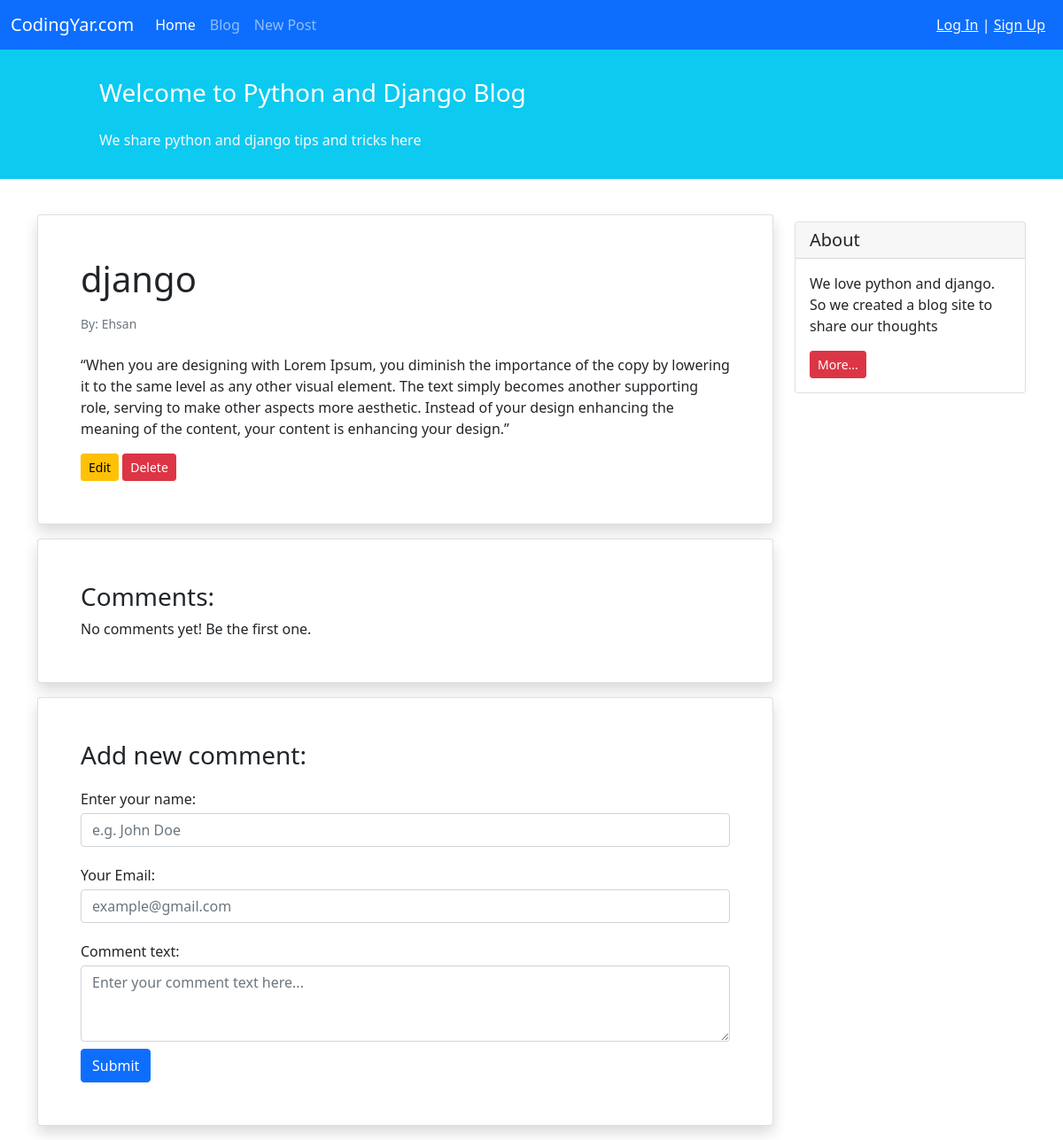
The app's page /blog/4/ with its own data.
### blog/models.py (models this page shows, shortened)
class Post(models.Model):
    STATUS_CHOICES = (
        ('pub', 'Published'),
        ('drf', 'Draft')
    )
    title = models.CharField(max_length=100)
    text = models.TextField()
    author = models.ForeignKey('auth.User', on_delete=models.CASCADE)
    datetime_created = models.DateTimeField(auto_now_add=True)
    datetime_modified = models.DateTimeField(auto_now=True)
    status = models.CharField(choices=STATUS_CHOICES, max_length=3)

### blog/views.py (the view)
# urls.py: path('<int:pk>/', views.PostDetailView.as_view(), name='post_detail'),
class PostDetailView(generic.DetailView):
    model = Post
    template_name = 'blog/post_detail.html'
    context_object_name = 'post'

### blog/templates/blog/post_detail.html (shortened to what this page needs)
{% extends '_base.html' %}
{% block content %}
    <div class="container mt-4">
        <div class="row">
            <div class="col-9">
                <div class="card shadow my-3 p-5">
                    <h1>{{ post.title}}</h1>
                    <p class="small text-muted mt-2">By:  {{ post.author}}</p>
                    <p class="mt-2">{{ post.text }}</p>
                    <div>
                        <a href="{% url 'post_update' post.id %}" class="btn btn-sm btn-warning">Edit</a>
                        <a href="{% url 'post_delete' post.id %}" class="btn btn-sm btn-danger">Delete</a>
                    </div>
                </div>
                <div class="card shadow my-3 p-5">
                    <h3>Comments:</h3>
                    No comments yet! Be the first one.
                </div>
                <div class="card shadow my-3 p-5">
                    <h3>Add new comment:</h3>
                    <form method="POST">
                        <div class="form-group py-2">
                            <label class="py-1" for="author_name">Enter your name:</label>
                            <input type="text" class="form-control" placeholder="e.g. John Doe" name="author_name">
                        </div>
                        <div class="form-group py-2">
                            <label class="py-1" for="email">Your Email:</label>
                            <input type="email" class="form-control" placeholder="example@gmail.com" name="email">
                        </div>
                        <div class="form-group py-2">
                            <label class="py-1" for="comment_text">Comment text:</label>
                            <textarea class="form-control" name="text" rows="3"
                                      placeholder="Enter your comment text here..."></textarea>
                        </div>
                        <button type="submit" class="btn btn-primary">Submit</button>
                    </form>
                </div>
            </div>
            <div class="col-3">
                <div class="card my-4">
                    <h5 class="card-header">About</h5>
                    <div class="card-body">
                        <p class="card-text">We love python and django. So we created a blog site to share our
                            thoughts</p>
                        <a href="#"
                           class="btn btn-sm btn-danger">
                            More...
                        </a>
                    </div>
                </div>
            </div>
        </div>
    </div>
{% endblock content %}

### records on screen
Post: title "django", author "Ehsan", text "“When you are designing with Lorem Ipsum, you diminish the importance of the copy by lowering it to the same level as any other visual element. The text simply becomes another supporting role, serving to make other aspects more aesthetic. Instead of your design enhancing the meaning of the content, your content is enhancing your design.”"
